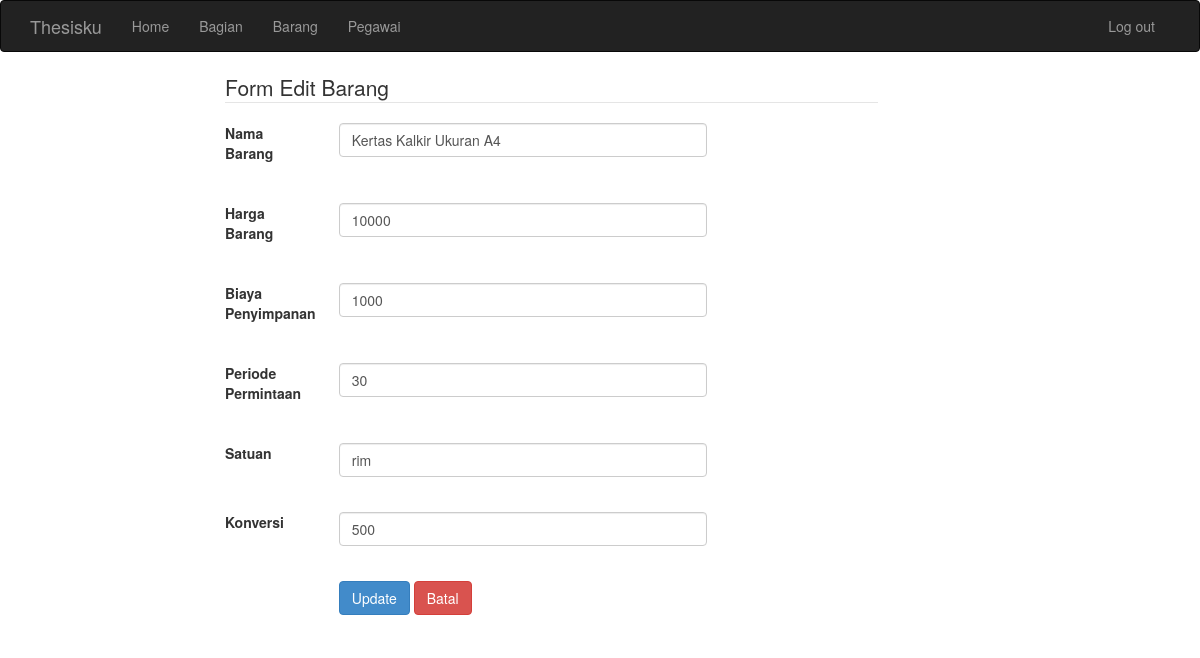
Page /admin/barang/barang_form_edit.php?id=137 on the committed database.
### tables this page shows
CREATE TABLE `barang` (
  `id_barang` int(16) NOT NULL,
  `nama_barang` varchar(64) NOT NULL,
  `harga_barang` varchar(16) NOT NULL,
  `biaya_penyimpanan` varchar(16) NOT NULL,
  `periode_permintaan` varchar(4) NOT NULL,
  `satuan` varchar(16) NOT NULL,
  `konversi` varchar(16) NOT NULL
);

### class/barang.php (called while the page is built, shortened)
<?php
	class barang
	{
		private $conn;
		function __construct($conn) {
			$this->conn = $conn;
		}
		function BarangList ()
		{
			$sqlBarangList = $this->conn->query("SELECT * FROM barang ORDER BY nama_barang ASC");
			while ($row = $sqlBarangList->fetch_assoc())
			{
				$data [] = $row;
			}
			return $data;
		}
		function findBarangById ($id)
		{
			$sqlEditBarang = $this->conn->query("SELECT * FROM barang WHERE id_barang = '$id'");
			while ($row = $sqlEditBarang->fetch_assoc())
			{
				$data[] = $row;
			}
			return $data;
		}
	}
?>

### admin/barang/barang_edit.php (the view, shortened to what this page needs)
<?php
include "../../class/config.php";
include "../../class/barang.php";
	$id = $_GET ['id'];
	$d1 = new database();
	$conn = $d1->koneksidatabase();
	$BarangList = new barang($conn);
	$BarangList->BarangList();
	$DaftarBarang = $BarangList->BarangList();
	$Barang = $BarangList->findBarangById($id);
?>
<div class="container-fluid">
    	<div class="col-md-7 col-md-offset-2">
    		<form class="form-horizontal" method="post" action="barang_update.php">
    			<?php
                    if(empty($Barang)){
                    }else{
                    foreach ($Barang as $key => $value) {
                    ?>
                <legend> Form Edit Barang </legend>
                <div class="form-group">
                	<label for="nama_bagian" class="col-md-2"> Nama Barang  </label>
                	<div class="col-md-7">
                    	<input type="text" class="form-control" id="nama_barang" name="nama_barang" value="<?php echo $value['nama_barang']; ?>">
                    </div>
                </div>
                <br>
                <div class="form-group">
                	<label for="Harga Barang" class="col-md-2"> Harga Barang  </label>
                	<div class="col-md-7">
                    	<input type="text" class="form-control" id="harga_barang" name="harga_barang" value="<?php echo $value['harga_barang']; ?>">
                    </div>
                </div>
                <br>
                <div class="form-group">
                	<label for="Biaya Peyimpanan" class="col-md-2"> Biaya Penyimpanan  </label>
                	<div class="col-md-7">
                    	<input type="text" class="form-control" id="biaya_penyimpanan" name="biaya_penyimpanan" value="<?php echo $value['biaya_penyimpanan']; ?>">
                    </div>
                </div>
                <br>
                <div class="form-group">
                	<label for="periode permintaab" class="col-md-2"> Periode Permintaan  </label>
                	<div class="col-md-7">
                    	<input type="text" class="form-control" id="periode permintaan" name="periode_permintaan" value="<?php echo $value['periode_permintaan']; ?>">
                    </div>
                </div>
                <br>
                <div class="form-group">
                	<label for="Satuan" class="col-md-2"> Satuan  </label>
                	<div class="col-md-7">
                    	<input type="text" class="form-control" id="satuan" name="satuan" value="<?php echo $value['satuan']; ?>">
                    </div>
                </div>
                <br>
                <div class="form-group">
                	<label for="Keterangan" class="col-md-2"> Konversi  </label>
                	<div class="col-md-7">
                    	<input type="text" class="form-control" id="biaya_penyimpanan" name="konversi" value="<?php echo $value['konversi']; ?>">
                    </div>
                </div>
                <br>
                <div class="form-group">
                	<div class="col-md-7 col-md-offset-2">
                		<input type="submit" class="btn btn-md btn-primary" name="update" value="Update" >
                        	<a class="btn btn-danger" href="index.php" role="button">Batal</a>
                    </div>
                </div>
                <?php
                    }}
                    ?>
    		</form>
        </div>
    </div>

### rows in the picture
barang: nama_barang "Kertas Kalkir Ukuran A4", harga_barang "10000", biaya_penyimpanan "1000", periode_permintaan "30", satuan "rim", konversi "500"
